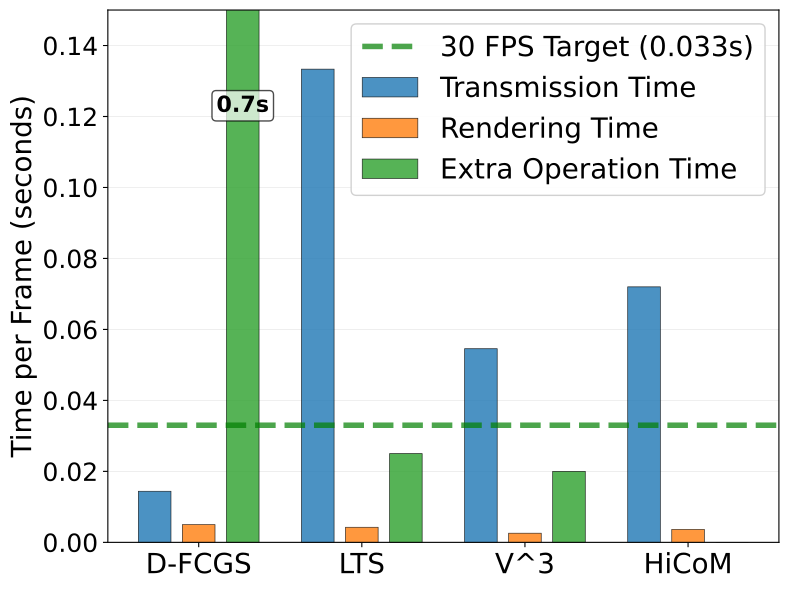

This chart was generated by the following Python code:
import matplotlib.pyplot as plt
import numpy as np

# 生成示例数据
baseline_methods = ['D-FCGS', 'LTS', 'V^3', 'HiCoM']
baseline_bandwidth = 100
transmission_times = np.array([1 / (baseline_bandwidth / 43.2 * 30), 
                               1 / (baseline_bandwidth / 400 * 30),
                               1 / (baseline_bandwidth / 163.7 * 30), 
                               1 / (baseline_bandwidth / 216 * 30)])
                               
                            #    1 / (baseline_bandwidth / 95 * 30)])  # Transmission Time (seconds)
# rendering_times = np.array([1 / 200, 1 / 235, 1 / 387, 1 / 274, 1 / 300])     # Rendering Time (seconds)
rendering_times = np.array([1 / 200, 1 / 235, 1 / 387, 1 / 274])
# 添加额外的操作时间（假设这些时间比较长）
# extra_operation_times = np.array([0.72, 0.025, 0.02, 0, 0.03])  # Extra Operation Time (seconds)
extra_operation_times = np.array([0.72, 0.025, 0.02, 0])  # Extra Operation Time (seconds)

# 计算总耗时
total_times = transmission_times + rendering_times + extra_operation_times

# 创建图形
fig, ax = plt.subplots(figsize=(8, 6))

# 设置柱状图的位置和宽度
x = np.arange(len(baseline_methods))
width = 0.2  # 减小柱子宽度
spacing = 0.07  # 柱子之间的间距

# 绘制柱状图
bars1 = ax.bar(x - width - spacing, transmission_times, width, label='Transmission Time', 
               color='#1f77b4', alpha=0.8, edgecolor='black', linewidth=0.5)
bars2 = ax.bar(x, rendering_times, width, label='Rendering Time', 
               color='#ff7f0e', alpha=0.8, edgecolor='black', linewidth=0.5)
bars3 = ax.bar(x + width + spacing, extra_operation_times, width, label='Extra Operation Time', 
               color='#2ca02c', alpha=0.8, edgecolor='black', linewidth=0.5)

# 添加30FPS参考线（0.033秒）
ax.axhline(y=0.033, color='green', linestyle='--', linewidth=4, 
           label='30 FPS Target (0.033s)', alpha=0.7)

# 在每个柱子上方添加数值标签
def add_value_labels(bars):
    for bar in bars:
        height = bar.get_height()
        if height > 0.001:  # 只为较大的值添加标签
            # 对于特别大的值（>0.1s），使用特殊标注
            if height > 0.15:
                ax.text(bar.get_x() + bar.get_width()/2., 0.12,
                        f'{height:.1f}s',
                        ha='center', va='bottom', fontsize=16, fontweight='bold',
                        bbox=dict(boxstyle="round,pad=0.2", facecolor="white", alpha=0.7))
            # else:
                # ax.text(bar.get_x() + bar.get_width()/2., height + 0.002,
                #         f'{height:.3f}s',
                #         ha='center', va='bottom', fontsize=9, fontweight='bold')

add_value_labels(bars1)
add_value_labels(bars2)
add_value_labels(bars3)

# 设置图形属性
ax.set_ylabel('Time per Frame (seconds)', fontsize=20)
# ax.set_title('Time Analysis for 4DGS Streaming Methods', 
            #  fontsize=22, pad=20)
ax.set_xticks(x)
ax.set_xticklabels(baseline_methods, fontsize=20)
ax.set_ylim(0, 0.15)  # 增加空间以容纳额外操作时间

# 设置y轴刻度字体大小
ax.tick_params(axis='y', which='major', labelsize=18)

# 添加图例
ax.legend(loc='upper right', fontsize=20, framealpha=0.9)

# 添加网格以便于阅读
ax.grid(True, axis='y', alpha=0.3, linestyle='-', linewidth=0.5)
ax.set_axisbelow(True)

# 调整布局
plt.tight_layout()

# 保存图形
plt.savefig('introduction_method_comparison.pdf', dpi=300, bbox_inches='tight')

# 打印数据摘要
print("Performance Summary for Baseline Methods:")
print("=" * 60)
for i, method in enumerate(baseline_methods):
    print(f"{method}:")
    print(f"  Transmission Time: {transmission_times[i]:.3f}s")
    print(f"  Rendering Time: {rendering_times[i]:.3f}s")
    print(f"  Extra Operation Time: {extra_operation_times[i]:.3f}s")
    print(f"  Total Time: {total_times[i]:.3f}s")
    print(f"  Equivalent FPS: {1/total_times[i]:.1f}")
    print(f"  Meets 30 FPS: {'Yes' if total_times[i] <= 0.033 else 'No'}")
    print("-" * 40)
